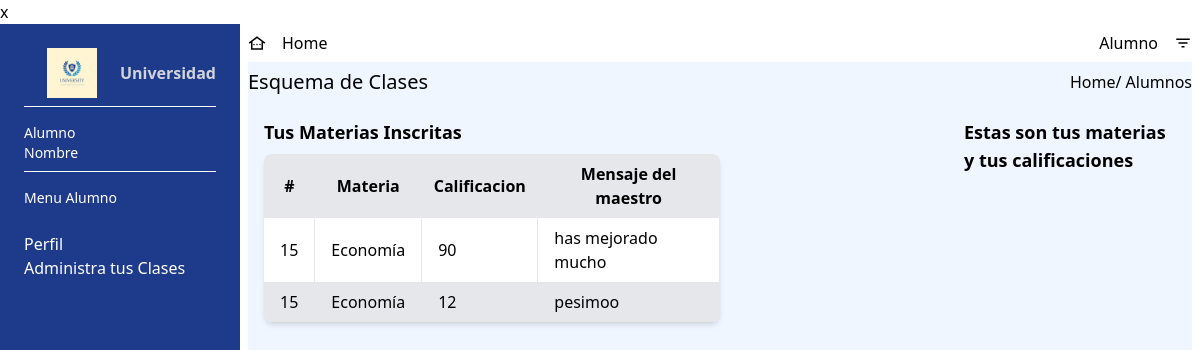
The page /src/alumno/Views_calificacion.php (signed in) on the database its author committed.
### tables this page shows
CREATE TABLE IF NOT EXISTS `alumnos_materias` (
  `id_am` int NOT NULL AUTO_INCREMENT,
  `id_alumno` int DEFAULT NULL,
  `id_alumate` int DEFAULT NULL,
  `calificacion` int DEFAULT NULL,
  `mensajes` text NOT NULL,
  PRIMARY KEY (`id_am`),
  KEY `alumnos_materias_FK` (`id_alumno`),
  KEY `alumnos_materias_FK_1` (`id_alumate`)
);

CREATE TABLE IF NOT EXISTS `materias` (
  `id_materia` int NOT NULL AUTO_INCREMENT,
  `materia` varchar(100) DEFAULT NULL,
  PRIMARY KEY (`id_materia`)
);

### src/alumno/Views_calificacion.php (the view, shortened to what this page needs)
<!DOCTYPE html>
<html>
<head>
    <link rel="stylesheet" href="/dist//output.css">
</head>x
<body>
    <div class="w-screen h-screen flex">
        <div class="flex h-full bg-blue-900 text-white w-60  py-6 flex-col justify-between">
            <div class="px-6">
                <div class="flex flex-row justify-center items-center width=50px pb-2">
                    <img src="../assets/logo.jpg" alt="Logo" class="mx-auto max-w-full" width="50px" height="50px mb-">
                    <span class="block font-semibold text-gray-300">Universidad</span>
                </div>
                <div class="border-t border-white mb-2 pt-4 text-sm">Alumno <br> <span> Nombre</span></div>
                <div class="border-t border-white pt-4 text-sm ">Menu Alumno</div>
                <div class="mt-6 space-y-2">
                    <div class="  ">
                        <ul class="">
                            <li><a href="./Alumno_views.php"> Perfil </a></li>
                            <li> Administra tus Clases </li>
                        </ul>
                    </div>
                </div>
            </div>
        </div>
        <div class="flex flex-col w-[calc(100%-15rem)] px-2">
            <nav class="flex h-10 w-full  flex-row justify-between items-center">
                <div class=" flex flex-row justify-items-stretch">
                    <a href="./Alumno_views.php" class="relative  flex flex-row items-center group">
                        <img src="../assets/home.svg" alt="icono menu" width="18px" height="18px px-2">
                        <p class="px-4"> Home </p>
                    </a>
                </div>
                <div class=" flex flex-row justify-between items-center">
                    <button id="buttonToggle" class="relative flex justify-center items-center group">
                        <p class="px-4"> Alumno </p>
                        <img src="../assets/linias.svg" alt="icono flecha" width="18px" height="18px">
                    </button>
                </div>
            </nav>
            <section class=" h-screen bg-blue-50">
                <div class="flex  w-full flex-row justify- items-center    ">
                    <div class="flex h-10 w-full  flex-row justify-between items-center">
                        <h1 class="text-xl"> Esquema de Clases </h1>
                        <div>
                            <a href="AlumDashboard.php" class="bg-blue">Home</a>/
                            <span>Alumnos</span>
                        </div>
                    </div>
                </div>
                <div class="flex p-4 gap-2 flex-row justify-between">
                    <div class="w-1/2 ">
                        <h2 class="text-lg font-bold mb-2">Tus Materias Inscritas</h2>
                        <div class="shadow-md rounded-lg overflow-hidden">
                            <table class="w-full table-auto">
                                <thead>
                                    <tr class="bg-gray-200">
                                        <th class="py-2 px-3 text-center">#</th>
                                        <th class="py-2 px-3 text-center">Materia</th>
                                        <th class="py-2 px-3 text-center">Calificacion</th>
                                        <th class="py-2 px-3 text-center">Mensaje del maestro</th>
                                    </tr>
                                </thead>
                                <tbody>
                                    <?php
                                    include('../accions/connection.php');
                                    $query  = "SELECT m.id_materia, m.materia, am.calificacion, am.mensajes
                                    FROM materias AS m
                                    JOIN alumnos_materias AS am ON m.id_materia = am.id_alumate
                                    JOIN usuarios AS u ON am.id_alumno = u.id_user
                                    WHERE u.rol_id = 3";
                                    $result = $mysqli->query($query);
                                    $style = 'bg-white';
                                    while ($row = $result->fetch_assoc()) {
                                        echo "<tr class='$style '>";
                                        echo "<td class='py-2 px-4 border-r'>" . $row['id_materia'] . "</td>";
                                        echo "<td class='py-2 px-4 border-r'>" . $row['materia'] . "</td>";
                                        echo "<td class='py-2 px-4 border-r'>" . $row['calificacion'] . "</td>";
                                        echo "<td class='py-2 px-4 border-r'>" . $row['mensajes'] . "</td>";
                                        echo "</tr>";
                                        $style = ($style == 'bg-white') ? 'bg-gray-200' : 'bg-white';
                                    }
                                    ?>
                                </tbody>
                            </table>
                        </div>
                    </div>
                    <div class="w-1/4 pl-4">
                        <h2 class="text-lg font-bold mb-2">Estas son tus materias y tus calificaciones</h2>
                    </div>
                </div>
            </section>
        </div>
    </div>
</body>
</html>

### rows shown on the page
alumnos_materias: id_alumate.id_materia "15", id_alumate.materia "Economía", calificacion "90", mensajes "has mejorado mucho"
alumnos_materias: id_alumate.id_materia "15", id_alumate.materia "Economía", calificacion "12", mensajes "pesimoo"
